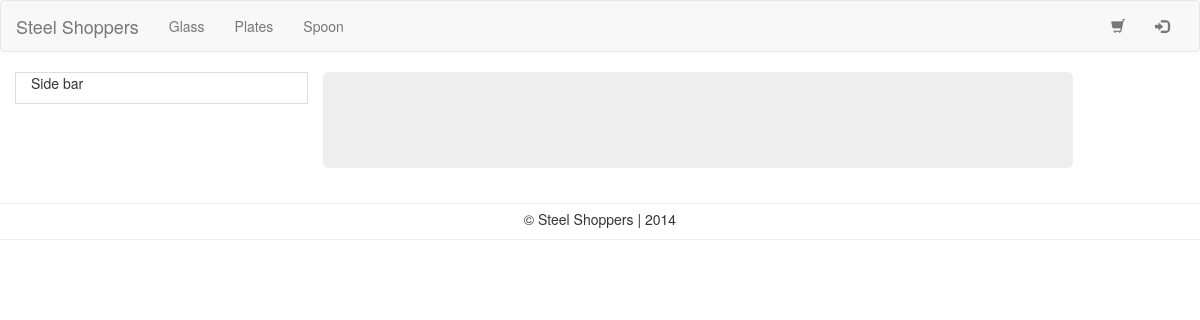
/category.php?category=Kitchen Container, run on an earlier commit of the app's database.
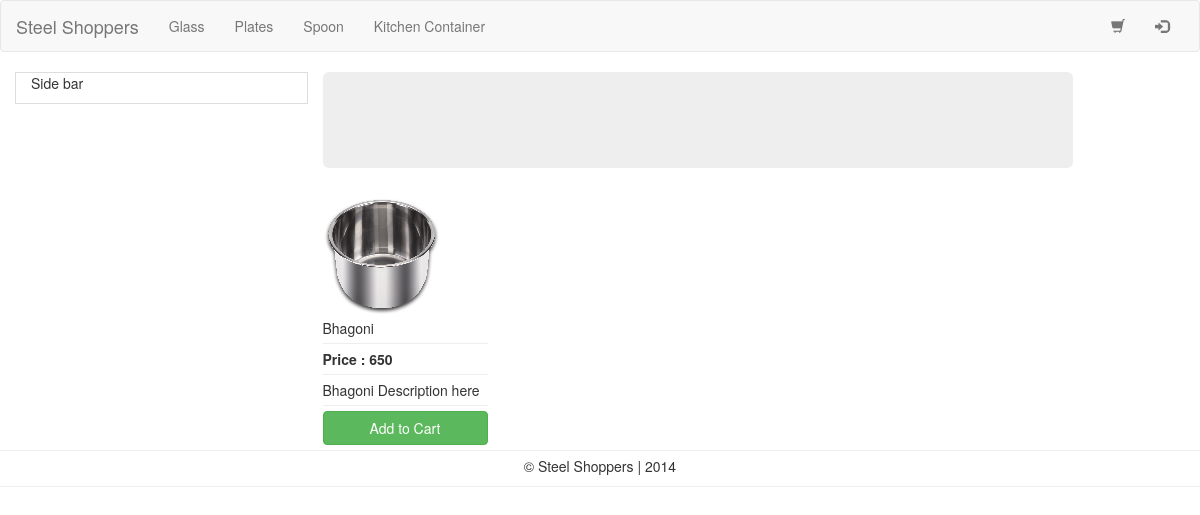
And on a later commit of the database.
### tables this page shows
CREATE TABLE IF NOT EXISTS `ss_category` (
  `id` int(10) NOT NULL AUTO_INCREMENT,
  `category` varchar(200) NOT NULL,
  `description` varchar(500) NOT NULL,
  PRIMARY KEY (`id`)
);

CREATE TABLE IF NOT EXISTS `ss_item` (
  `id` int(50) NOT NULL AUTO_INCREMENT,
  `name` varchar(500) NOT NULL,
  `price` int(10) NOT NULL,
  `description` varchar(1000) DEFAULT NULL,
  `category` varchar(200) NOT NULL,
  `seller_id` int(10) DEFAULT NULL,
  `image` varchar(250) NOT NULL,
  PRIMARY KEY (`id`)
);

### classes/DB.php (called while the page is built, shortened)
<?php
class DB {
    private static $_instance = null;
    private $_pdo,
            $_query,
            $_error = false,
            $_results,
            $_count = 0;
    private function __construct() {
        try {
            $this->_pdo = new PDO('mysql:host=' . Config::get('mysql/host') . ';dbname=' . Config::get('mysql/db'), Config::get('mysql/username'), Config::get('mysql/password'));
        } catch(PDOException $e) {
            die($e->getMessage());
        }
    }
    public static function getInstance() {
        if(!isset(self::$_instance)) {
            self::$_instance = new DB();
        }
        return self::$_instance;
    }
    public function query($sql, $params = array()) {
        $this->_error = false;
        if($this->_query = $this->_pdo->prepare($sql)) {
            $x = 1;
            if(count($params)) {
                foreach($params as $param) {
                    $this->_query->bindValue($x, $param);
                    $x++;
                }
            }
            if($this->_query->execute()) {
                $this->_results = $this->_query->fetchAll(PDO::FETCH_OBJ);
                $this->_count = $this->_query->rowCount();
            } else {
                $this->_error = true;
            }
        }
        return $this;
    }
    public function action($action, $table, $where = array()) {
        if(count($where) === 3) {
            $operators = array('=', '>', '<', '>=', '<=');
            $field = $where[0];
            $operator = $where[1];
            $value = $where[2];
            if(in_array($operator, $operators)) {
                $sql = "{$action} FROM {$table} WHERE {$field} {$operator} ?";
                if(!$this->query($sql, array($value))->error()) {
                    return $this;
                }
            }
        }
        return false;
    }
    public function get($table, $where) {
        return $this->action('SELECT *', $table, $where);
    }
    public function results() {
        return $this->_results;
    }
    public function error() {
        return $this->_error;
    }
    public function count() {
        return $this->_count;
    }
}

### classes/Category.php (called while the page is built)
<?php
class Category {
    private $_db,
            $_category;
    public function __construct() {
        $this->_db = DB::getInstance();
        $this->_category = $this->_db->action("SELECT *", "ss_category", array('1', '=', '1'));
    }
    public function exist() {
        return (!empty($this->_category)) ? true : false;
    }
    public function get() {
        return $this->_category;
    }
    public function rows() {
        return $this->_category->count();
    }
}

### classes/Config.php (called while the page is built)
<?php
class Config {
    public static function get($path = null) {
        if($path) {
            $config = $GLOBALS['config'];
            $path = explode('/', $path);
            foreach($path as $bit) {
                if(isset($config[$bit])) {
                    $config = $config[$bit];
                }
            }
            return $config;
        }
        return false;
    }
}

### classes/User.php (called while the page is built, shortened)
<?php
class User {
    private $_db,
            $_data,
            $_sessionName,
            $_cookieName,
            $_isLoggedIn;
    public function __construct($user = null) {
        $this->_sessionName = Config::get('session/session_name');
    }
    public function isLoggedIn() {
        return $this->_isLoggedIn;
    }
}

### classes/Session.php (called while the page is built, shortened)
<?php
class Session {
    public static function exists($name) {
        return (isset($_SESSION[$name])) ? true : false ;
    }
}

### classes/Input.php (called while the page is built, shortened)
<?php
class Input {
    public static function exists($type = 'post') {
        switch($type) {
            case 'get';
                return (!empty($_GET)) ? true : false ;
                break;
        }
    }
    public static function get($item) {
        if(isset($_POST[$item])) {
            return $_POST[$item];
        } elseif (isset($_GET[$item])) {
            return $_GET[$item];
        }
        return '';
    }
}

### category.php (the view, shortened to what this page needs)
<?php
require_once 'header.php';
?>
    <div class="container">
        <div class="row">
            <div class="col-sm-12 col-md-3 col-lg-3 table-bordered">
                <p>Side bar</p>
            </div>
            <div class="col-sm-12 col-md-8 col-lg-8">
                <div class="jumbotron">
                </div>
                <?php
                $db = DB::getInstance();
                if(Input::exists('get')) {
                    $category = Input::get('category');
                    $result = $db->get('ss_item', array('category', '=', $category));
                    $items = $result->results();
                    $count = $result->count();
                    for($x = 0; $x<$count; $x++) {
                        ?>
                        <div class="row">
                            <?php
                            for($y = 0; $y < 4; $y++) {
                            ?>
                                <div class="col-sm-6 col-md-4 col-lg-3">
                                    <?php
                                    if($x>=$count) {
                                        echo '';
                                    } else {
                                        ?>
                                        <img src="product-images/thumb-<?=$items[$x]->image ?>"><br>
                                        <div><?=$items[$x]->name ?></div>
                                        <div><hr><b>Price : <?=$items[$x]->price ?></b><hr></div>
                                        <div><?=$items[$x]->description ?><hr></div>
                                        <div><button class="btn btn-success btn-block">Add to Cart</button></div>
                                        <?php
                                    }
                                    ?>
                                </div>
                            <?php
                            $x++;
                            }
                            ?>
                        </div>
                        <?php
                    }
                }
                ?>
            </div>
        </div>
    </div>
<?php
require_once 'footer.php';

### header.php (shortened to what this page needs)
<?php
$user = new User();
?>
<!DOCTYPE html>
<html>
<head>
    <link rel="stylesheet" href="css/bootstrap.min.css">
    <link rel="stylesheet" href="css/style.css">
</head>
<body>
<nav class="navbar navbar-default" role="navigation">
    <div class="container-fluid">
        <div class="navbar-header">
            <a class="navbar-brand" href="index.php">Steel Shoppers</a>
        </div>
        <div class="collapse navbar-collapse" id="bs-example-navbar-collapse-1">
            <ul class="nav navbar-nav">
                <?php
                $category = new Category();
                if($category->exist()){
                    $data = $category->get();
                    $count = $category->rows();
                    for($x = 0; $x<$count; $x++) {
                    ?>
                    <li>
                        <a href="category.php?category=<?php echo $data->results()[$x]->category; ?>"><?php echo $data->results()[$x]->category; ?></a>
                    </li>
                    <?php
                    }
                }
                ?>
            </ul>
            <ul class="nav navbar-nav navbar-right">
                <li><a href="#"><span class="glyphicon glyphicon-shopping-cart"></span></a></li>
                <li>
                    <?php
                    if($user->isLoggedIn()) {
                        echo '<a href="logout.php"><span class="glyphicon glyphicon-log-out"></span></a>';
                    } else {
                        echo '<a href="login.php"><span class="glyphicon glyphicon-log-in"></span></a>';
                    }
                    ?>
                </li>
            </ul>
        </div>
    </div>
</nav>

### footer.php
<footer>
    <center>
        <hr>
        <p>&copy; Steel Shoppers | 2014</p>
        <hr>
    </center>
</footer>
</body>
</html>

### css/style.css (style rules this page uses)
hr { margin: 5px 0px; }

What changed in the data, as far as the page shows it:
added ss_category: category "Kitchen Container"
added ss_item: image (picture), name "Bhagoni", price "650", description "Bhagoni Description here"
